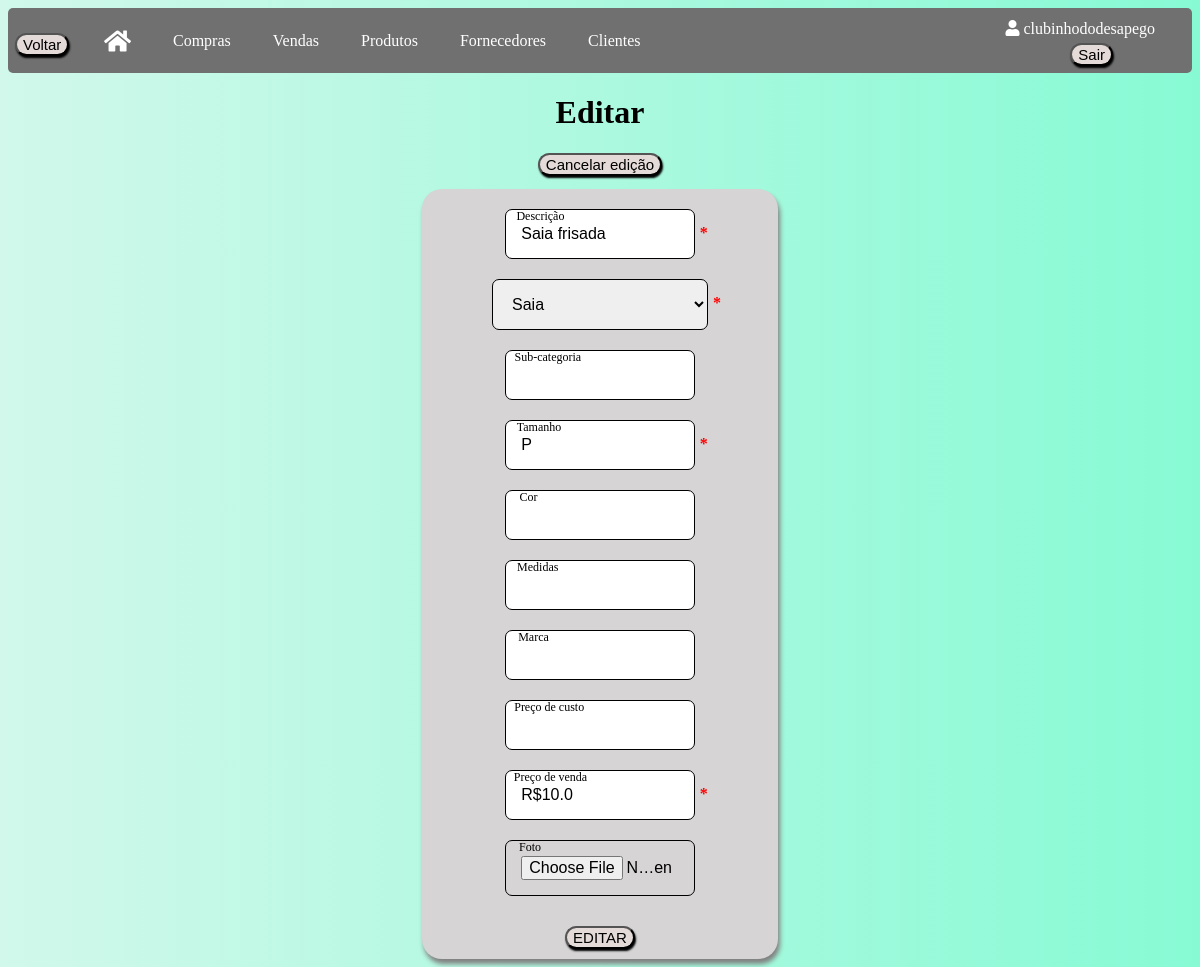
/editarprodutos/3 (signed in), run on an earlier commit of the app's database.
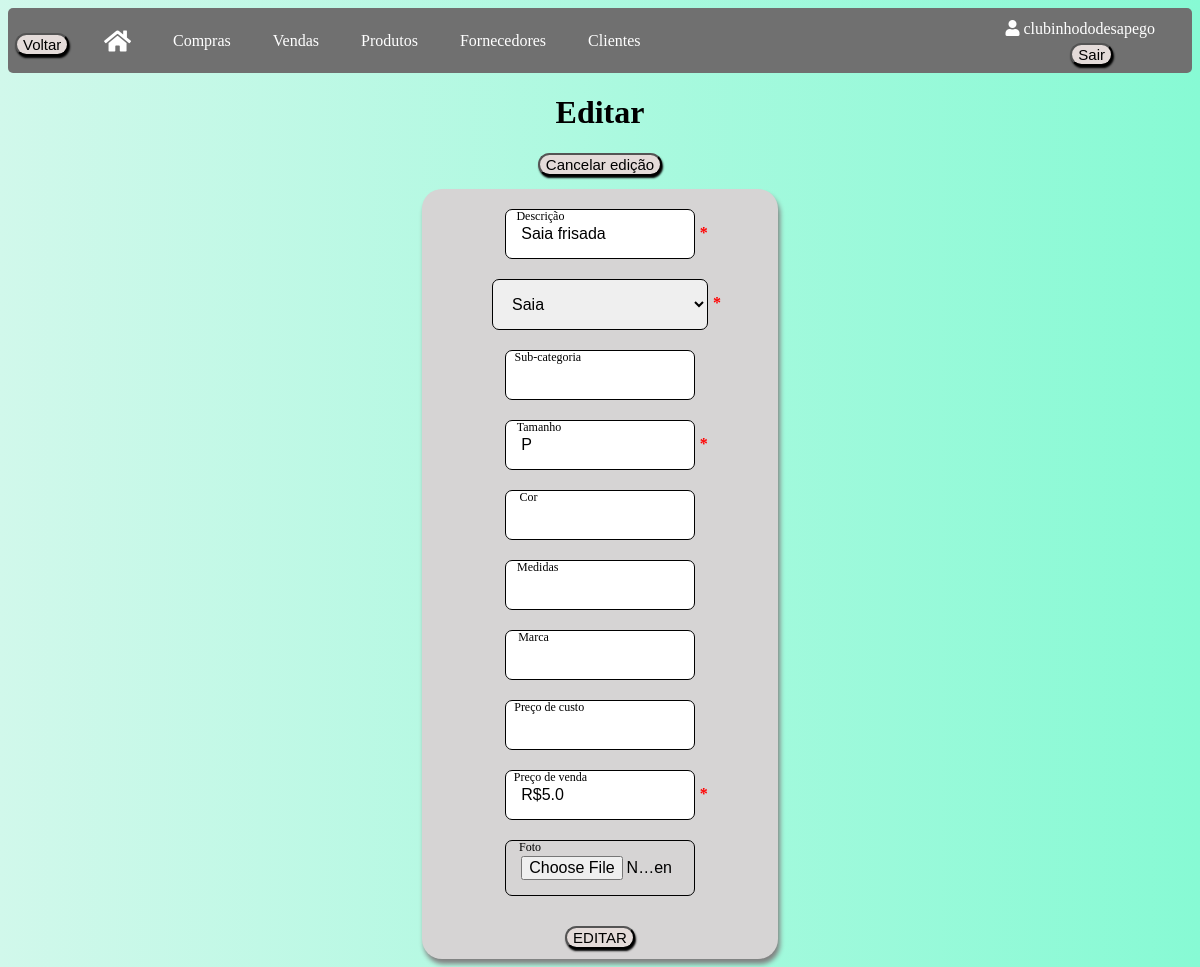
And on a later commit of the database.
### app/models/tables.py (models this page shows, shortened)
class Produto(db.Model):
    __tablename__ = "produtos"
    id = db.Column(db.Integer, primary_key=True, autoincrement=True)
    descricao = db.Column(db.String(120))
    categoria = db.Column(db.String(80))
    sub_categoria = db.Column(db.String(80))
    tamanho = db.Column(db.String(30))
    cor = db.Column(db.String(30))
    medidas = db.Column(db.Integer)
    marca = db.Column(db.String(80))
    preco_custo = db.Column(db.Float)
    preco_venda = db.Column(db.Float)
    preco_final = db.Column(db.Float)
    foto = db.Column(db.LargeBinary)
    vendido = db.Column(db.Boolean, default=False)
    dta_venda_produto = db.Column(db.Date)
    id_usuario = db.Column(db.Integer, db.ForeignKey('usuarios.id'))
    vendas = db.relationship('Venda', secondary=produtos_vendas, back_populates='produtos')

### app/default.py (the view, shortened to what this page needs)
@login_required
@app.route("/editarprodutos/<int:id>", methods=['GET', 'POST'])
def editar_produtos(id):
    produtos = Produto.query.filter_by(id=id, id_usuario=current_user.id).first()
    if produtos is None:
        return jsonify({"error": "Produto não encontrado"}), 404
    return render_template("editarprodutos.html", produtos=produtos)

### app/default.py (called while the page is built)
@login_manager.user_loader
def load_user(id_usuario):
    return Usuario.query.get(int(id_usuario))

### app/templates/editarprodutos.html (shortened to what the changed rows need)
<!DOCTYPE html>
<html lang="en">
<head>
    <link rel="stylesheet" type="text/css" href="{{ url_for('static', filename='css/produtos.css') }}">
    <link rel="stylesheet" href="https://cdnjs.cloudflare.com/ajax/libs/font-awesome/5.15.3/css/all.min.css">
    <link rel="stylesheet" type="text/css" href="https://cdn.datatables.net/1.11.5/css/jquery.dataTables.min.css">
</head>
<body>
    <h1 class="titulo">Editar</h1>
    <div id="container-login" class="produtos-section">
        <form id="formEditarProduto" action="{{ url_for('editar_produtos', id=produtos.id) }}" method="POST">
            <section id="produtos">
                <div class="input-container">
                    <input type="text" name="descricao" value="{{ produtos.descricao }}" class="input-field" required>
                    <label for="descricao" class="input-label">Descrição</label>
                    <span class="required-asterisk">*</span>
                </div>
                <div class="input-container">
                    <select name="categoria" id="categoria" class="input-field">
                        <option value="Saia" {% if produtos.categoria == 'Saia' %}selected{% endif %}>Saia</option>
                    </select>
                    <span class="required-asterisk">*</span>
                </div>
                <div class="input-container">
                    <input type="text" name="tamanho" value="{{ produtos.tamanho }}" class="input-field" required>
                    <label for="tamanho" class="input-label">Tamanho</label>
                    <span class="required-asterisk">*</span>
                </div>
                <div class="input-container">
                    <input type="text" name="preco_custo" value="{% if produtos.preco_custo is not none %}R${{ produtos.preco_custo }}{% endif %}" class="input-field formatar-reais">
                    <label for="preco_custo" class="input-label">Preço de custo</label>
                </div>
                <div class="input-container">
                    <input type="text" name="preco_venda" value="R${{ produtos.preco_venda }}" class="input-field formatar-reais" required>
                    <label for="preco_venda" class="input-label">Preço de venda</label>
                    <span class="required-asterisk">*</span>
                </div>
                <div class="input-container">
                    <input type="file" name="foto" value="{{ produtos.foto }}" class="input-field" accept="image/*">
                    <label for="foto" class="input-label">Foto</label>
                </div>
            </section>
        </form>
    </div>
</body>
</html>

What changed in the data, as far as the page shows it:
changed Produto "Saia frisada": preco_venda "R$10.0" → "R$5.0"
